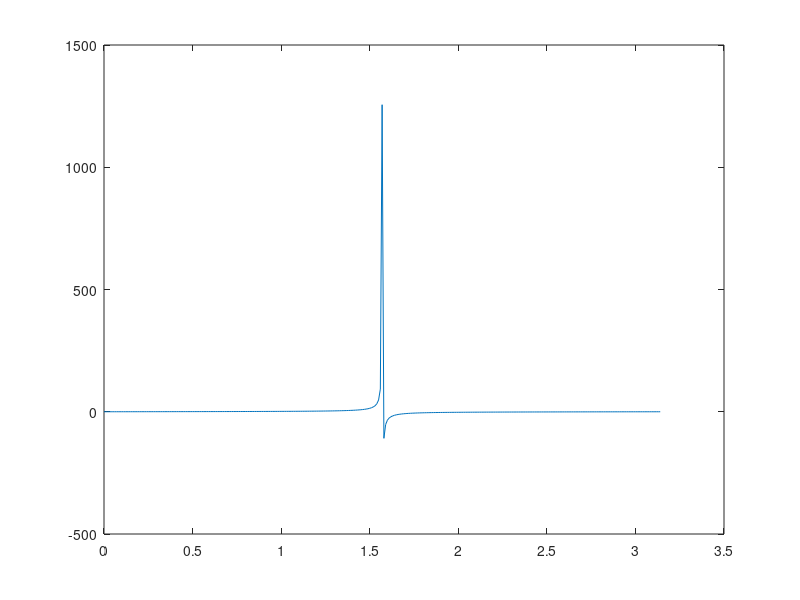

Recreate this plot in MATLAB.
%% =========== BLIJF VAN HET ONDERSTAANDE CODE COMMENTAAR AF! =============
%                    |b03ecdaaf559cecaaa854b580e3f8e0f|
%                            1811231301
%
% LEES DE VOLGENDE REGELS:
%
% 1 -   De volgende AANGEMAAKTE onderdelen mag je NIET aanpassen:
%                           A: Bestandsnamen
%                           B: Commentaar bij de code
%                           C: Folders en folderstructuur
%       Doe je dat toch dan krijg je GEEN punten voor deze opdracht.
% 2 -   Als dit bestand niet uit te voeren valt, bijvoorbeeld doordat je
%       tijdens het uitvoeren een foutmelding krijgt, krijg je GEEN punten!
% 3 -   Elke variabele waar 'NaN' aan is toegekend moet JIJ bewerken.
% 4 -   Je maakt de opdracht in dit bestand. Vul het bestand alleen aan met
%       voor de opdracht nuttige code. Doe je dit niet, dan kan dat een
%       vermindering van het te verdienen aantal punten tot gevolg hebben.
% 5 -   Door JOU geschreven commentaarregels (met %% of %) worden niet
%       door ons gelezen of gebruikt. 
% 6 -   Matlab is case-sensitive (hoofdlettergevoelig). De 
%       variabelen: 'aa', 'aA', 'Aa' en 'AA' zijn allemaal verschillend. 
%       Let dus goed op!
% 7 -   Als je programma een eeuwige-lus bevat (lees: nooit stopt met
%       uitvoeren) krijg je GEEN punten.
% 
% Opdrachtbeschrijving:
% Deze opdracht bestaat uit het schrijven/aanvullen van een SCRIPT. De
% specifieke opdracht staat hieronder.
%
% LET OP!
% Exacte naamgeving is heel belangrijk! Merk bv. het verschil op tussen
% de twee variabelen: 'mekker' en de variabele 'Mekker'. Matlab maakt dus 
% onderscheid tussen kleine letters en hoofdletters.
%
%% =========== BLIJF VAN HET BOVENSTAANDE CODE COMMENTAAR AF! =============
 
%% Opdracht 2
% Hieronder staat een regel waarmee je een grafiek van een tangens tekent.
% Maak een nieuw figuur met de function 'figure'. Selecteer alle waarden
% uit 'signaal' die kleiner zijn dan 0 en plot deze met de bijbehorende 
% tijdstippen in het nieuwe figure. 
close all
t = 0:0.01:pi;
signaal = tan(t);
plot(t,signaal)
